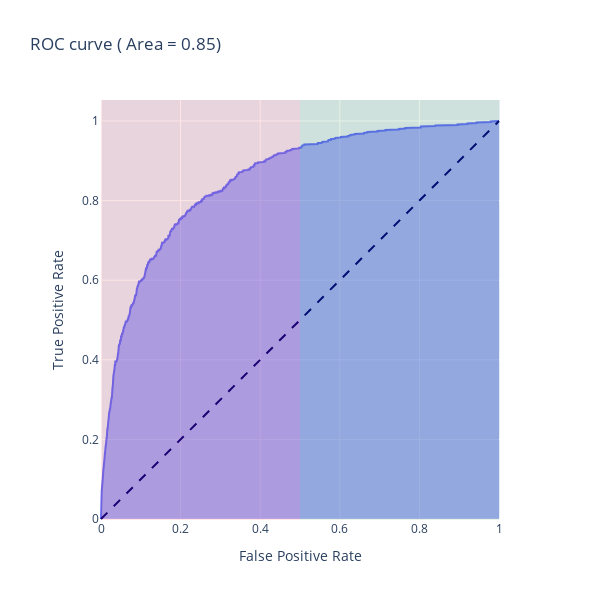

Write notebook code for a chart like this one.
### Markdown cell above
### ROC CURVE

### Code cell
def ROC_Plot(model, X_test, y_true):
    y_pred = model.predict(X_test)
    probs = model.predict_proba(X_test)
    loss = log_loss(y_true, probs)
    accuracy = accuracy_score(y_true, y_pred)
    accuracy1, matrix, f1, fpr, tpr, roc_auc = get_model_performance(X_test, y_true, y_pred, probs)
    plot_roc_curve(fpr, tpr, roc_auc)
ROC_Plot(rf_orig_sex, data_orig_sex_test.features, y_test_sex)

### Figure 1 — Plotly figure (JSON) as saved in the notebook; plotly's stock layout.template omitted (floating-point values rounded to 4 significant figures; data arrays with more than 128 entries replaced by an {"elided": "..."} marker saying what was removed)
{"data": [{"fillpattern": {"shape": ""}, "hovertemplate": "False Positive Rate=%{x}<br>True Positive Rate=%{y}<extra></extra>", "legendgroup": "", "line": {"color": "#636efa"}, "marker": {"symbol": "circle"}, "mode": "lines", "name": "", "orientation": "v", "showlegend": false, "stackgroup": "1", "type": "scatter", "x": {"elided": "1138 float values"}, "xaxis": "x", "y": {"elided": "1138 float values"}, "yaxis": "y"}], "layout": {"height": 600, "legend": {"tracegroupgap": 0}, "shapes": [{"line": {"color": "navy", "dash": "dash", "width": 2}, "type": "line", "x0": 0, "x1": 1, "y0": 0, "y1": 1}, {"fillcolor": "red", "line": {"width": 0}, "opacity": 0.1, "type": "rect", "x0": 0, "x1": 0.5, "xref": "x", "y0": 0, "y1": 1, "yref": "y domain"}, {"fillcolor": "green", "line": {"width": 0}, "opacity": 0.1, "type": "rect", "x0": 0.5, "x1": 1, "xref": "x", "y0": 0, "y1": 1, "yref": "y domain"}], "title": {"text": "ROC curve ( Area = 0.85)"}, "width": 600, "xaxis": {"anchor": "y", "constrain": "domain", "domain": [0, 1], "title": {"text": "False Positive Rate"}}, "yaxis": {"anchor": "x", "domain": [0, 1], "scaleanchor": "x", "scaleratio": 1, "title": {"text": "True Positive Rate"}}}}
